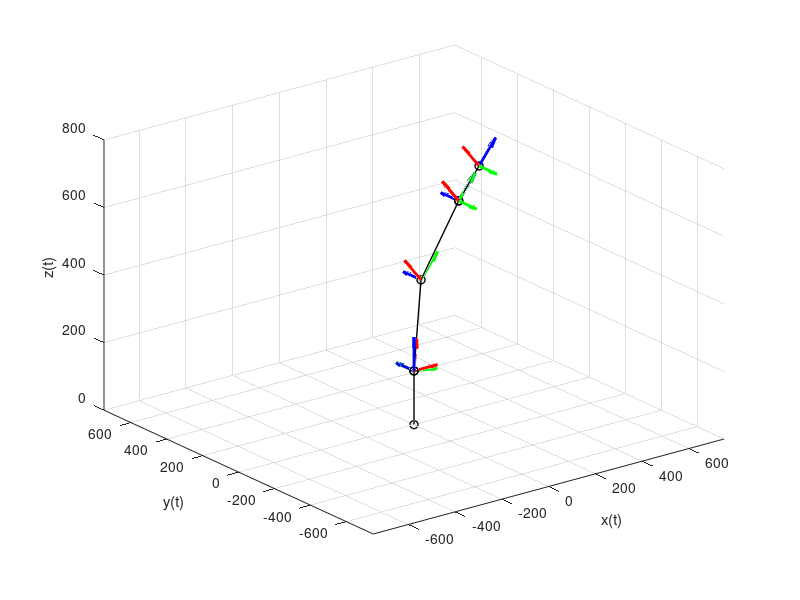
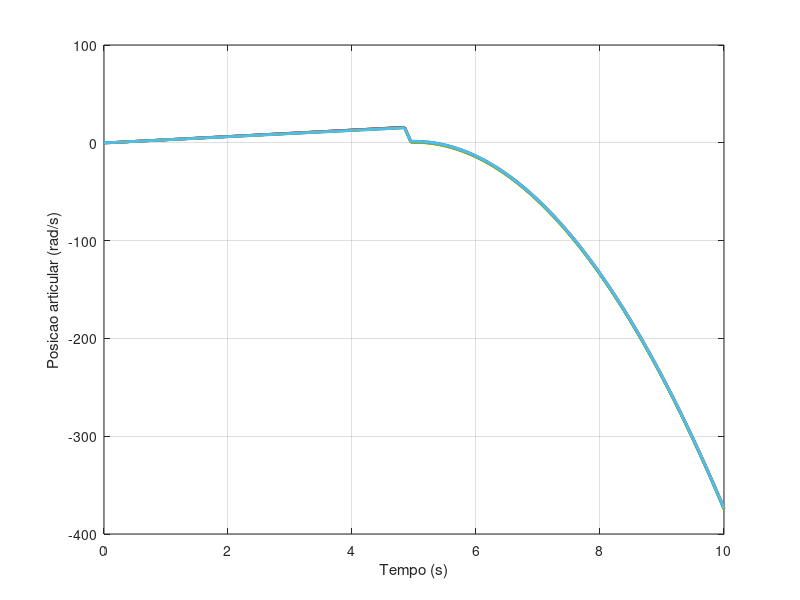

Reproduce these figures in MATLAB, in order.
clc;
clear;

% Valeurs initiales et matricielles
alpha = [0.0, -pi/2, 0.0, -pi/2, pi/2, -pi/2];
d = [0.0, 0.0, 265.69, 30.0, 0.0, 0.0];
theta = 0.0;
thetaEnsemble = [theta, theta - 1.4576453, theta - 0.898549163, theta, theta, theta, 180];
r = [159.0, 0.0, 0.0, 258.0, 0.0, 123.0];

axes = zeros(3,1,length(d)+1);
orientation = zeros(3,3,length(d)+1);

% Matrice de transition TH
T = zeros(4,4,length(d));
for i = 1 : length(d)
    T(:,:,i) = [cos(thetaEnsemble(i)) -sin(thetaEnsemble(i)) 0 d(i);
    cos(alpha(i))*sin(thetaEnsemble(i)) cos(alpha(i))*cos(thetaEnsemble(i)) -sin(alpha(i)) -r(i)*sin(alpha(i));
    sin(alpha(i))*sin(thetaEnsemble(i)) sin(alpha(i))*cos(thetaEnsemble(i)) cos(alpha(i)) r(i)*cos(alpha(i));
    0 0 0 1];

    % Correction pour sauvegarder les operations matricielles
    if i >= 2
        T(:,:,i) = T(:,:,i - 1) * T(:,:,i);
    end
    
    axes(:,:,i+1) = T(1:3,4:end,i);
    orientation(:, :, i+1) = T(1:3, 1:3, i);
end

% Tracage du squelette
t = 1 : length(d) + 1;
plot3(axes(1,t), axes(2,t), axes(3,t), 'ko-', 'LineWidth', 1);
hold on;

% Extraction des valeurs pour les fleches d'orientation
scale = 100;

for i = 1 : length(d) 
    xVec = orientation(:,1,i+1);
    yVec = orientation(:,2,i+1);
    zVec = orientation(:,3,i+1);

    vertexPosition = axes(:,i+1);

    % Tracez les fleches pour x, y, z
    quiver3(vertexPosition(1), vertexPosition(2), vertexPosition(3), xVec(1), xVec(2), xVec(3), scale, 'r', 'LineWidth', 2.0);
    quiver3(vertexPosition(1), vertexPosition(2), vertexPosition(3), yVec(1), yVec(2), yVec(3), scale, 'g', 'LineWidth', 2.0);
    quiver3(vertexPosition(1), vertexPosition(2), vertexPosition(3), zVec(1), zVec(2), zVec(3), scale, 'b', 'LineWidth', 2.0);
    % quiver3(axes(1,i), axes(2,i), axes(3,i), orientation(1:end, 1, i), orientation(1:end, 2, i), orientation(1:end, 3, i));
end

axis ([-750 750 -750 750 0 800]);
xlabel('x(t)')
ylabel('y(t)')
zlabel('z(t)')
grid on

% Definir le controle
% Calcul du mouvement par la loi du trapeze
function Param = CalculeTrapeze(robot, qi, qf, duree)
    qDotMax = robot.qDotMax;        % Vitesse
    qDotDotMax = robot.qDotDotMax;  % Acceleration

    deltaQ = abs(qf - qi);          % (Déplacement (Deslocamento)

    if duree == 0
        tf = (deltaQ + qDotMax^2 / qDotDotMax) / qDotMax;
    else
        tf = duree;
    end

    t1 = qDotMax / qDotDotMax;
    t3 = t1;
    t2 = tf - 2 * t1;
    
    Param.qi = qi;
    Param.qf = qf;
    Param.tf = tf;
    Param.t1 = t1;
    Param.t2 = t2;
    Param.t3 = t3;
end

function q = CalculeQ(robot, Param, t)
    t1 = Param.t1;
    t2 = Param.t2;
    tf = Param.tf;
    qi = Param.qi;
    qf = Param.qf;
    qDotMax = robot.qDotMax;
    qDotDotMax = robot.qDotDotMax;
    
    % t1 -> tempo de aceleracao
    % t2 -> tempo de constancia
    % t3 -> tempo de desaceleracao
    % tf = t1 + t2 + t3
    if t <= t1
        % Acelerando
        q = qi + 0.5 * qDotDotMax * (t^2);
    elseif t <= t1 + t2
        % Constante
        q = qi + qDotMax * (t - 0.5 * t1);
    else
        % Desaceleracao
        q = qf - 0.5 * qDotDotMax * ((tf - t)^2);
    end
end

% Parameteurs
robot.qDotMax = [3.3, 3.3, 3.3, 3.3, 3.2, 3.2];
robot.qDotDotMax = [30, 30, 30, 30, 30, 30];
qLimites = [-pi, pi; -pi/2, pi/2; -pi/2, 3*pi/4; -pi, pi; -pi/2, pi/2; -pi, pi];

tempSim = linspace(0, 10, 100);

qi = [0 0 0 0 0 0];
qf = [pi/2 pi/4 pi/6 pi/3 pi/5 pi/2];
duree = 5;

for i = 1 : length(qi)
    Param(i) = CalculeTrapeze(robot, qi(i), qf(i), duree);
end 

q_sim = zeros(length(tempSim), length(qi));

t = 1;
junta = 1;
q_valor = CalculeQ(robot, Param(junta), t);
disp(['Valor de q para a junta ', num2str(junta), ' no tempo ', num2str(t), ' é: ', num2str(q_valor)]);

for i = 1 : length(tempSim)
    t = tempSim(i);
    for j = 1:length(qi)
        q_valor = CalculeQ(robot, Param(j), t);
        q_sim(i, j) = q_valor(1, j);
    end
end

figure;
plot(tempSim, q_sim, 'LineWidth', 2);
xlabel('Tempo (s)');
ylabel('Posicao articular (rad/s)')
grid on;